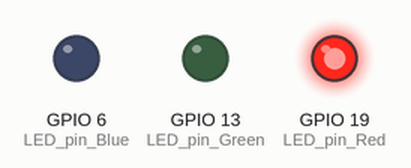
A program run on a simulated Raspberry Pi (BCM pin numbers). Shown: output pins drawn as LEDs (lit = HIGH). What the program prints to the terminal is not drawn. At 30.0 s the program stops and its outputs stay as they are.

Above: at 0.5 s.
At 2.5 s:
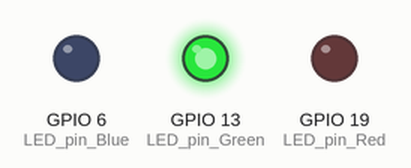
At 4.5 s:
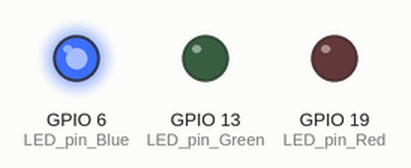
At 5.5 s:
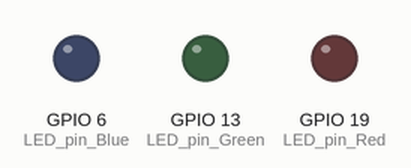
Timing chart, 0 to 7.8 s (numbered marks = the images above):
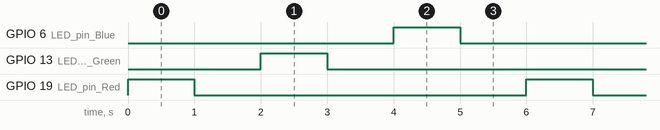

Measured:
- by itself, GPIO 6 (LED_pin_Blue), GPIO 13 (LED_pin_Green), GPIO 19 (LED_pin_Red): alternates HIGH for 1.0 s and LOW for 5.0 s
- by itself, everything shown: repeats every 6.0 s, in 6 steps

The program:

blink_LED.py
```python
import RPi.GPIO as GPIO
import time
import sys
import traceback


def main():
    try:
        # ініціалізація пінів
        LED_pin_Red = 19
        LED_pin_Green = 13
        LED_pin_Blue = 6
        GPIO.setmode(GPIO.BCM)
        GPIO.setup(LED_pin_Red, GPIO.OUT, initial=0)
        GPIO.setup(LED_pin_Green, GPIO.OUT, initial=0)
        GPIO.setup(LED_pin_Blue, GPIO.OUT, initial=0)

        for i in range(0, 5):
            GPIO.output(LED_pin_Red, GPIO.HIGH)
            time.sleep(1)
            GPIO.output(LED_pin_Red, GPIO.LOW)
            time.sleep(1)
            GPIO.output(LED_pin_Green, GPIO.HIGH)
            time.sleep(1)
            GPIO.output(LED_pin_Green, GPIO.LOW)
            time.sleep(1)
            GPIO.output(LED_pin_Blue, GPIO.HIGH)
            time.sleep(1)
            GPIO.output(LED_pin_Blue, GPIO.LOW)
            time.sleep(1)
            print(str(i))
    except KeyboardInterrupt:
        # ...
        print("Exit pressed Ctrl+C")
    except Exception:
        # ...
        print("Other Exception")
        print("--- Start Exception Data:")
        traceback.print_exc(limit=2, file=sys.stdout)
        print("--- End Exception Data:")
    finally:
        # ...
        print("CleanUp")
        GPIO.cleanup()
        print("End of program")


if __name__ == '__main__':
    main()
```
